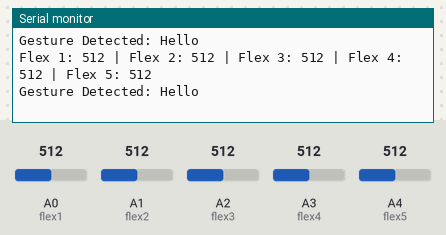
Recording of a sketch running on a simulated Arduino Uno, built with avr-gcc and run on an emulated ATmega328P. Shown: the last lines printed to the serial monitor. The inputs (shaded band) are chosen by the test bench; at power-on: A3 (flex4) = 512, A4 (flex5) = 512, A0 (flex1) = 512, A1 (flex2) = 512, A2 (flex3) = 512. The audio player accepts every command and is not drawn.

Above: at 14.9 s.
15.0 s: A3 (flex4) set to 486
At 15.77 s:
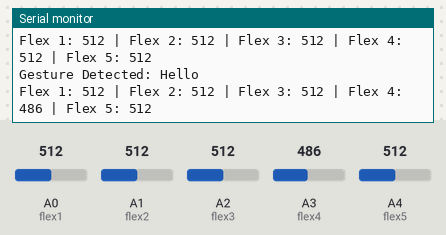
17.9 s: A4 (flex5) set to 490
At 17.97 s:
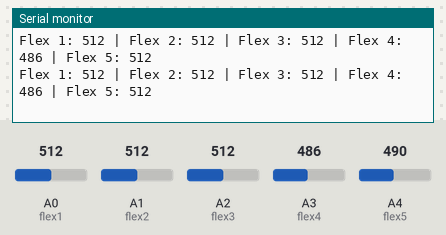
21.6 s: A0 (flex1) set to 508
At 21.64 s:
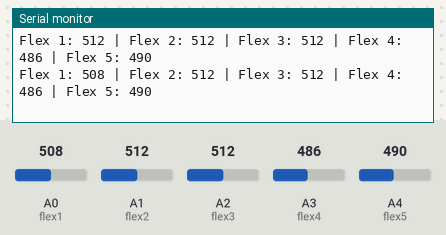

The sketch:

ArduinoCode.ino
```cpp
#include <SoftwareSerial.h>
#include <DFRobotDFPlayerMini.h>

SoftwareSerial mySerial(10, 11);  // RX, TX
DFRobotDFPlayerMini myDFPlayer;

// Flex sensor pins
const int flex1 = A0;
const int flex2 = A1;
const int flex3 = A2;
const int flex4 = A3;
const int flex5 = A4;

// Threshold values
int threshold1 = 500;
int threshold2 = 500;
int threshold3 = 500;
int threshold4 = 500;
int threshold5 = 500;

void setup() {
  Serial.begin(9600);
  mySerial.begin(9600);

  Serial.println("Sign Language to Speech Conversion");

  if (!myDFPlayer.begin(mySerial)) {
    Serial.println("DFPlayer Mini connection failed!");
    Serial.println("Check wiring and SD card.");
    while (true);
  }

  Serial.println("DFPlayer Mini connected successfully.");

  myDFPlayer.volume(25);
}

void loop() {

  int value1 = analogRead(flex1);
  int value2 = analogRead(flex2);
  int value3 = analogRead(flex3);
  int value4 = analogRead(flex4);
  int value5 = analogRead(flex5);

  Serial.print("Flex 1: ");
  Serial.print(value1);

  Serial.print(" | Flex 2: ");
  Serial.print(value2);

  Serial.print(" | Flex 3: ");
  Serial.print(value3);

  Serial.print(" | Flex 4: ");
  Serial.print(value4);

  Serial.print(" | Flex 5: ");
  Serial.println(value5);

  /*
    Gesture 1:
    All fingers extended
  */
  if (value1 > threshold1 &&
      value2 > threshold2 &&
      value3 > threshold3 &&
      value4 > threshold4 &&
      value5 > threshold5) {

    Serial.println("Gesture Detected: Hello");
    myDFPlayer.play(1);
    delay(2000);
  }

  /*
    Gesture 2:
    Thumb bent
  */
  else if (value1 < threshold1 &&
           value2 > threshold2 &&
           value3 > threshold3 &&
           value4 > threshold4 &&
           value5 > threshold5) {

    Serial.println("Gesture Detected: Thank You");
    myDFPlayer.play(2);
    delay(2000);
  }

  /*
    Gesture 3:
    Thumb and index finger bent
  */
  else if (value1 < threshold1 &&
           value2 < threshold2 &&
           value3 > threshold3 &&
           value4 > threshold4 &&
           value5 > threshold5) {

    Serial.println("Gesture Detected: Yes");
    myDFPlayer.play(3);
    delay(2000);
  }

  /*
    Gesture 4:
    First three fingers bent
  */
  else if (value1 < threshold1 &&
           value2 < threshold2 &&
           value3 < threshold3 &&
           value4 > threshold4 &&
           value5 > threshold5) {

    Serial.println("Gesture Detected: No");
    myDFPlayer.play(4);
    delay(2000);
  }

  /*
    Gesture 5:
    All fingers bent
  */
  else if (value1 < threshold1 &&
           value2 < threshold2 &&
           value3 < threshold3 &&
           value4 < threshold4 &&
           value5 < threshold5) {

    Serial.println("Gesture Detected: Help");
    myDFPlayer.play(5);
    delay(2000);
  }

  delay(100);
}
```

Measured:
- the behaviour switches between 501 and 500 on A3 (flex4) (found by bisection; images 0 and 1)
- after the input at 15.0 s, the serial monitor: prints a new line after 0.67 s (image 1)
- after the input at 21.6 s, the serial monitor: prints a new line at once (image 3)
